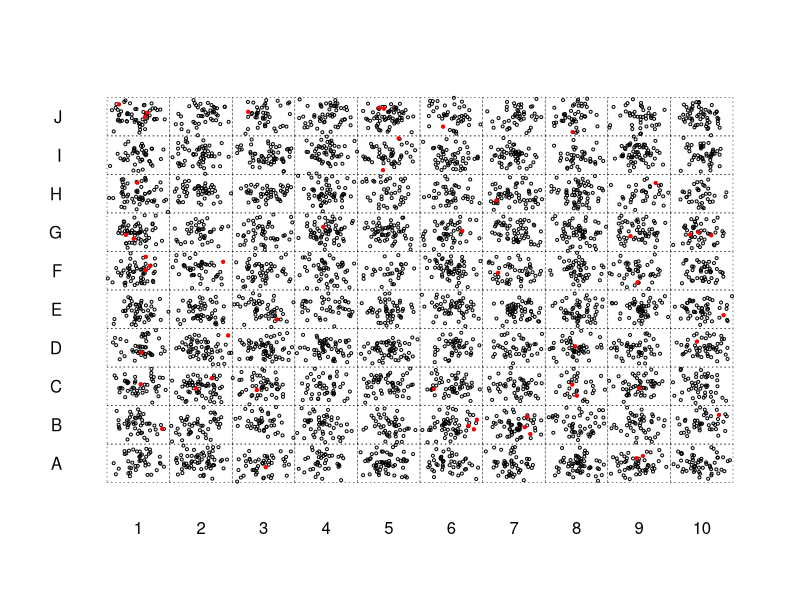

Reproduce this figure in R.
runif2 <- function (n = 10, min = 0, max = 1) runif(n, min/2, max/2) + runif(n, min/2, max/2)
tab_specific_values <- function(vector, values = unique(vector)) `names<-`(rowSums(outer(values, vector, `==`)), values)

nr <- 10
nc <- 10
mean_pop <- 50
risk <- 0.01
cluster_risk <- 0.05
cluster_number <- 16

# generate data

# > which(res > 5)
# [1] 241 454 719 750

# res <- NULL
# for(i in 1:1000) {
# if(i %% 10 == 0) print (i)

set.seed(750)
cluster_pops <- sample(1:(nr*nc), size = mean_pop*nr*nc, replace = T)
cluster_pops <- tab_specific_values(cluster_pops, 1:(nr*nc))
cluster_ids <- rep(seq_len(nr*nc), cluster_pops)
tpop <- length(cluster_ids)

trisk <- rep(risk, tpop)
trisk[seq_along(cluster_ids)[cluster_ids == cluster_number]] <- cluster_risk
case <- rbinom(tpop, 1, trisk)
cols <- ifelse(case == 1, 'red', 'black')
case_cluster <- tapply(case, cluster_ids, sum)

pt <- function(x1, x2, n1, n2) prop.test(c(x1, x2), c(n1, n2))$p.value
sig <- which(mapply(pt, 
                    x1 = case_cluster,
                    x2 = sum(case),
                    n1 = cluster_pops,
                    n2 = sum(cluster_pops), 
                    SIMPLIFY = T) < 0.05)

# res[i] <- length(sig)
# }

# locations

xl <- rep(seq_len(nc)-1, nr)
yb <- rep(seq_len(nr)-1, each = nc)
yb_cluster <- floor((cluster_number - 1) / nc)
xl_cluster <- cluster_number - nc * yb_cluster - 1
xp <- runif2(tpop) + rep(xl, cluster_pops)
yp <- runif2(tpop) + rep(yb, cluster_pops)
yb_sigs <- floor((sig - 1) / nc)
xl_sigs <- sig - nc * yb_sigs - 1

# plot

png('texas_map.png', height = 6, width = 6, units = 'in', res = 300)

plot(1, type = 'n', xlim = c(0, nc), ylim = c(0, nr), xlab = NA, ylab = NA, axes = F)
axis(1, seq_len(nc)-0.5, seq_len(nc), tick = F)
axis(2, seq_len(nr)-0.5, LETTERS[1:nr], tick = F, las = 2)

rect(xl, yb, xl + 1, yb + 1, lwd = 0.5, lty = 3)
# rect(xl_cluster, yb_cluster, xl_cluster + 1, yb_cluster + 1, border = 'red', col = 'coral')
# rect(xl_sigs, yb_sigs, xl_sigs + 1, yb_sigs + 1)

points(xp, yp, cex = 0.4, col = cols)
points(xp[case == 1], yp[case == 1], cex = 0.4, pch = 19, col = 'red')

dev.off()

case_cluster[sig]

